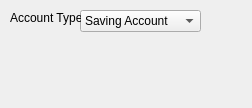
<?xml version="1.0" encoding="UTF-8"?>
<ui version="4.0">
 <class>Dialog</class>
 <widget class="QDialog" name="Dialog">
  <property name="geometry">
   <rect>
    <x>0</x>
    <y>0</y>
    <width>252</width>
    <height>108</height>
   </rect>
  </property>
  <property name="windowTitle">
   <string>Dialog</string>
  </property>
  <widget class="QComboBox" name="comboBox">
   <property name="geometry">
    <rect>
     <x>80</x>
     <y>10</y>
     <width>121</width>
     <height>22</height>
    </rect>
   </property>
   <item>
    <property name="text">
     <string>Saving Account</string>
    </property>
   </item>
   <item>
    <property name="text">
     <string>Current Account</string>
    </property>
   </item>
   <item>
    <property name="text">
     <string>Recurring Deposit Account</string>
    </property>
   </item>
   <item>
    <property name="text">
     <string>Fixed Deposit Account</string>
    </property>
   </item>
  </widget>
  <widget class="QLabel" name="label">
   <property name="geometry">
    <rect>
     <x>10</x>
     <y>10</y>
     <width>71</width>
     <height>16</height>
    </rect>
   </property>
   <property name="text">
    <string>Account Type</string>
   </property>
  </widget>
  <widget class="QLabel" name="labelResult">
   <property name="geometry">
    <rect>
     <x>20</x>
     <y>70</y>
     <width>191</width>
     <height>16</height>
    </rect>
   </property>
   <property name="text">
    <string/>
   </property>
  </widget>
 </widget>
 <resources/>
 <connections/>
</ui>
